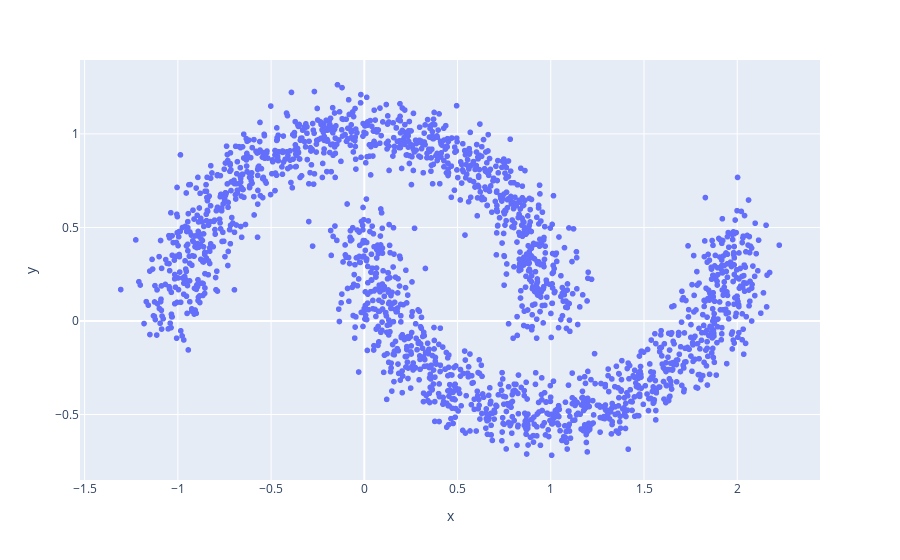

The cell this chart's notebook holds for it:
### Code cell
grafico_moon = px.scatter(x=X_random[:, 0], y=X_random[:, 1])
grafico_moon.show()

### Figure 1 — Plotly figure (JSON) as saved in the notebook; plotly's stock layout.template omitted (floating-point values rounded to 4 significant figures; data arrays with more than 128 entries replaced by an {"elided": "..."} marker saying what was removed)
{"data": [{"hovertemplate": "x=%{x}<br>y=%{y}<extra></extra>", "legendgroup": "", "marker": {"color": "#636efa", "symbol": "circle"}, "mode": "markers", "name": "", "showlegend": false, "type": "scattergl", "x": {"elided": "2000 float values"}, "xaxis": "x", "y": {"elided": "2000 float values"}, "yaxis": "y"}], "layout": {"legend": {"tracegroupgap": 0}, "margin": {"t": 60}, "xaxis": {"anchor": "y", "domain": [0, 1], "title": {"text": "x"}}, "yaxis": {"anchor": "x", "domain": [0, 1], "title": {"text": "y"}}}}
